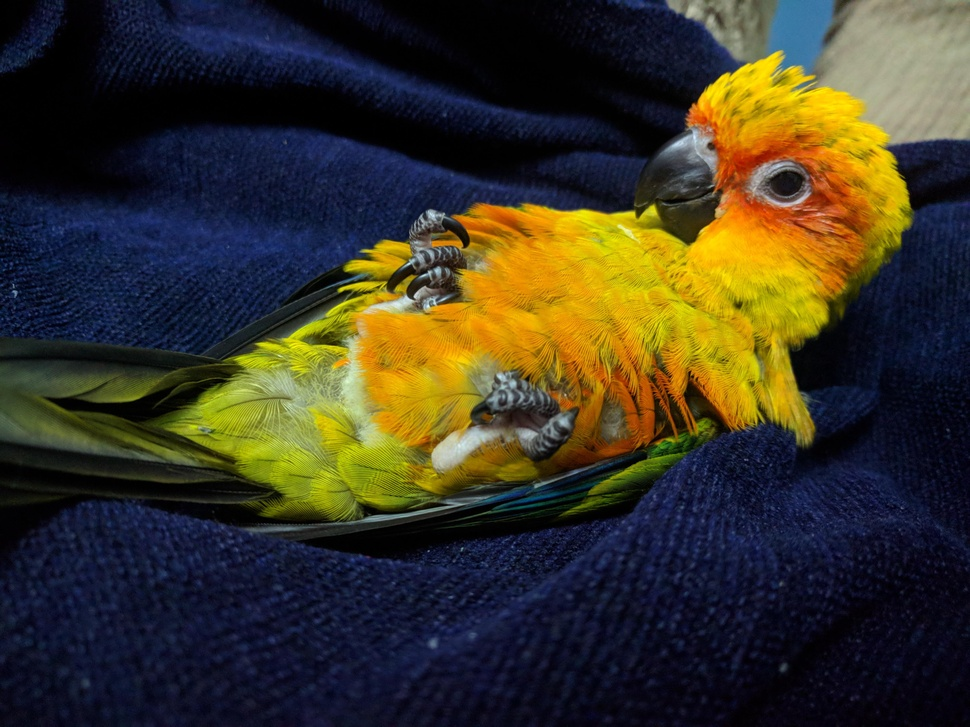
%> input picture Statistical Method/Pictures/1.jpg, 970 x 727 px, shrunk from 4032 x 3024 before the run
$ octave IMG1.m   (GNU Octave 9; MATLAB toolbox functions it lacks are replaced by stand-ins)
%> lines starting %> are read from the running program, lines starting %| are printed output that depends on the picture
 a=imread('Pictures/1.jpg')
%> a is the input picture: size 727x970x3 uint8; mean R, G, B 58.3, 53.5, 38.3
[n1  n2  n3] = size(a)
%> n1 = 727; n2 = 970; n3 = 3
n1*n2*n3
%> ans = 2115570
tic
meanr=mean(mean(a(:,:,1)));
%> meanr = 58.29
meang=mean(mean(a(:,:,2)));
%> meang = 53.45
meanb=mean(mean(a(:,:,3)));
%> meanb = 38.33
stdr=std(std(double(a(:,:,1))));
%> stdr = 26.36
stdg=std(std(double(a(:,:,2))));
%> stdg = 17.35
stdb=std(std(double(a(:,:,3))));
%> stdb = 7.73
toc
features(1,1)=meanr;
features(2,1)=meang;
features(3,1)=meanb;
features(4,1)=stdr;
features(5,1)=stdg;
features(6,1)=stdb;
features
%> features = [58.29; 53.45; 38.33; 26.36; 17.35; 7.73]

subplot(2,2,1)
imshow(a)
title 'colorimage'
subplot(2,2,2)
imhist(a(:,:,1))
title 'red histogram'
subplot(2,2,3)
imhist(a(:,:,2))
title 'green histogram'
subplot(2,2,4)
imhist(a(:,:,3))
title 'blue histogram'
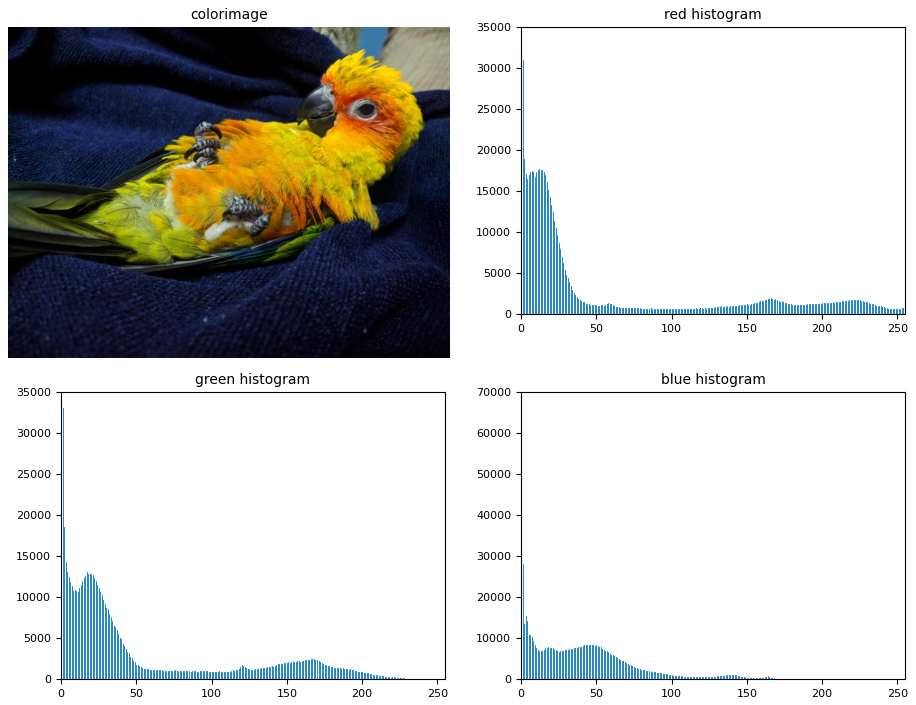
%> figure redrawn from the program's plot data, 4 panels

$ run again, with Statistical Method/Pictures/10.jpg copied over Statistical Method/Pictures/1.jpg
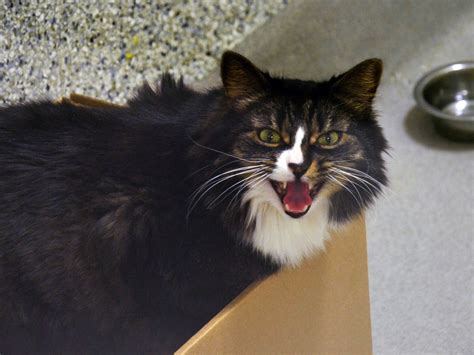
%> input picture Statistical Method/Pictures/10.jpg, 474 x 355 px
%> a is the input picture: size 355x474x3 uint8; mean R, G, B 99.9, 93.6, 88.2
%> meanr = 99.86
%> meang = 93.61
%> meanb = 88.18
%> stdr = 8.07
%> stdg = 7.65
%> stdb = 7.62
%> features = [99.86; 93.61; 88.18; 8.07; 7.65; 7.62]
%> `title 'blue histogram'`:
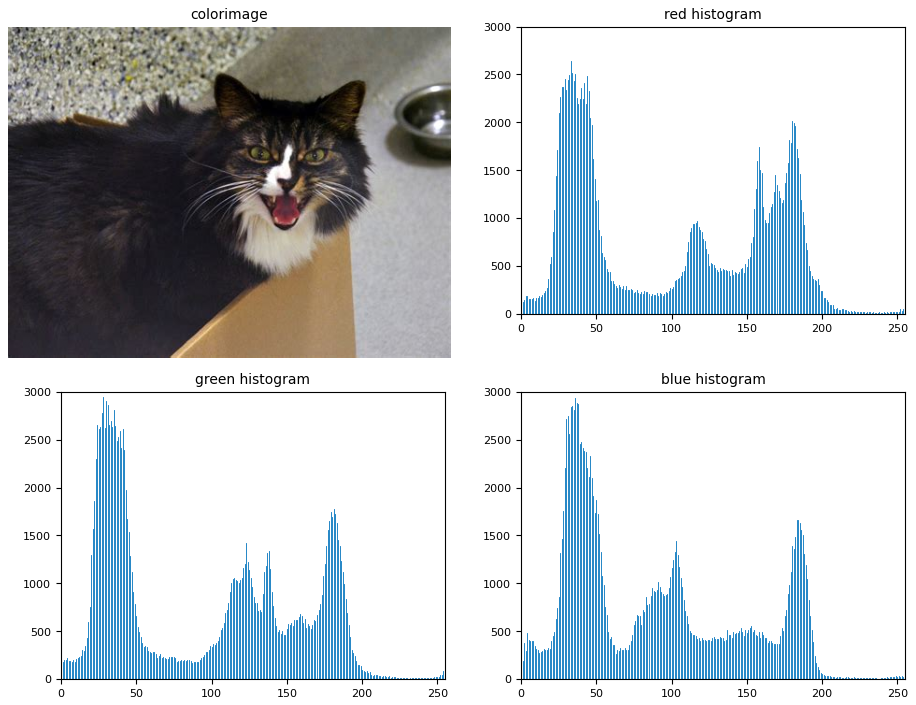
%> figure redrawn from the program's plot data, 4 panels

$ run again, with Statistical Method/Pictures/2.jpg copied over Statistical Method/Pictures/1.jpg
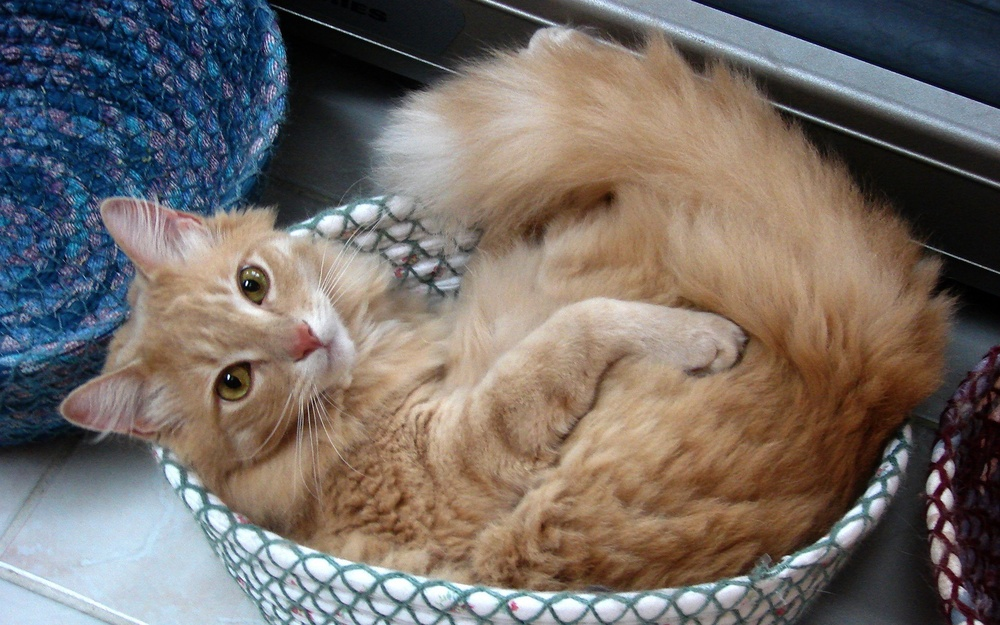
%> input picture Statistical Method/Pictures/2.jpg, 1000 x 625 px, shrunk from 1920 x 1200 before the run
%> a is the input picture: size 625x1000x3 uint8; mean R, G, B 116.3, 108.2, 103.2
%> meanr = 116.3
%> meang = 108.2
%> meanb = 103.2
%> stdr = 13.38
%> stdg = 10.78
%> stdb = 8.69
%> features = [116.3; 108.2; 103.2; 13.38; 10.78; 8.69]
%> `title 'blue histogram'`:
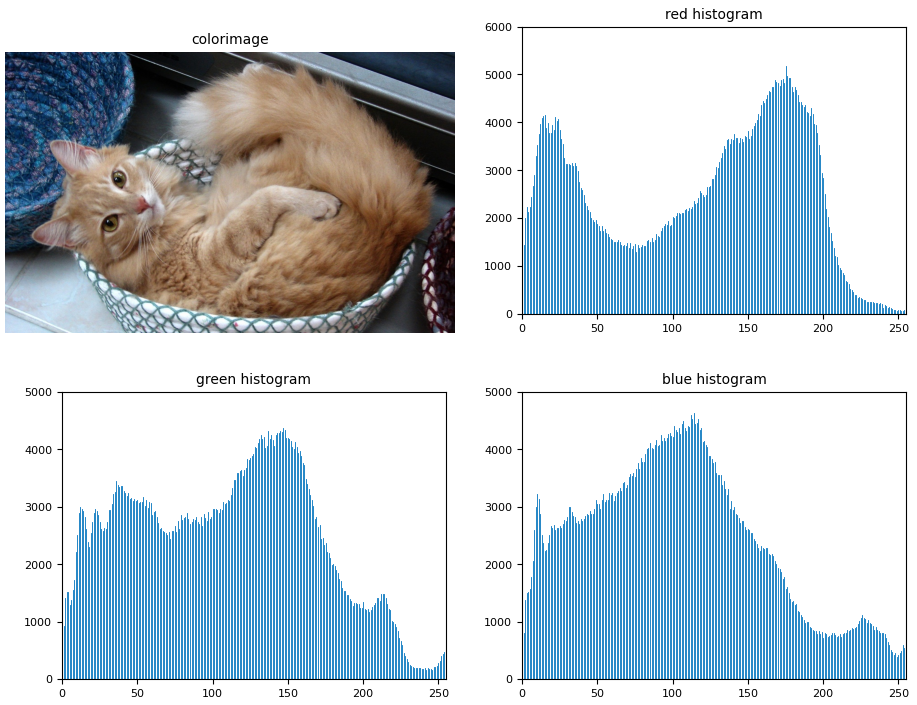
%> figure redrawn from the program's plot data, 4 panels

$ run again, with Statistical Method/Pictures/3.jpg copied over Statistical Method/Pictures/1.jpg
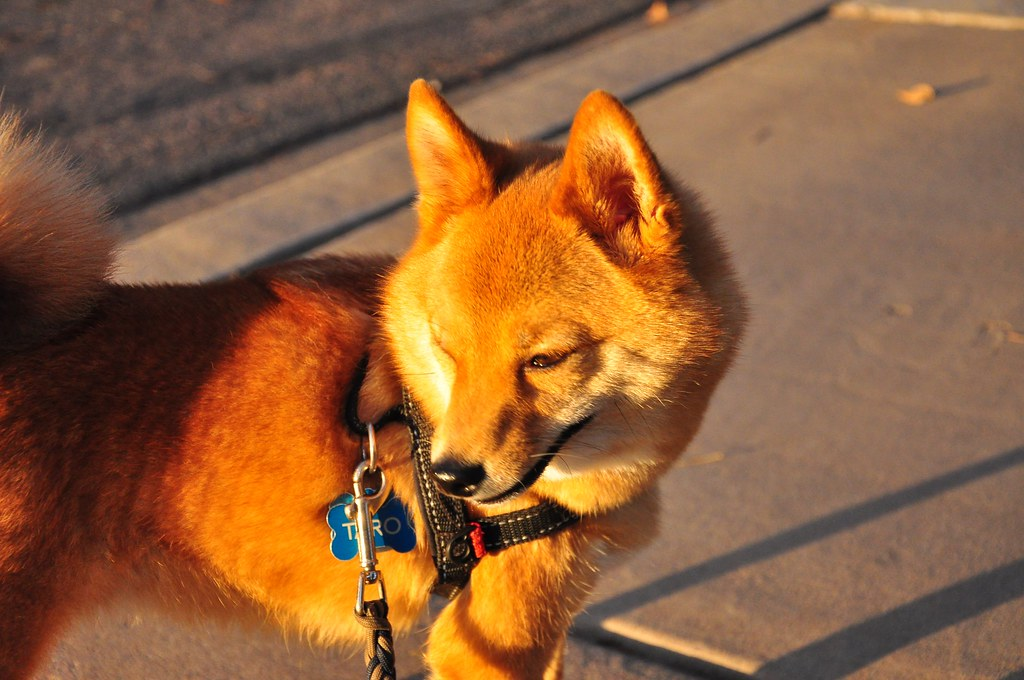
%> input picture Statistical Method/Pictures/3.jpg, 1024 x 680 px
%> a is the input picture: size 680x1024x3 uint8; mean R, G, B 142.4, 95.9, 60
%> meanr = 142.4
%> meang = 95.89
%> meanb = 59.97
%> stdr = 19.59
%> stdg = 14.19
%> stdb = 11.55
%> features = [142.4; 95.89; 59.97; 19.59; 14.19; 11.55]
%> `title 'blue histogram'`:
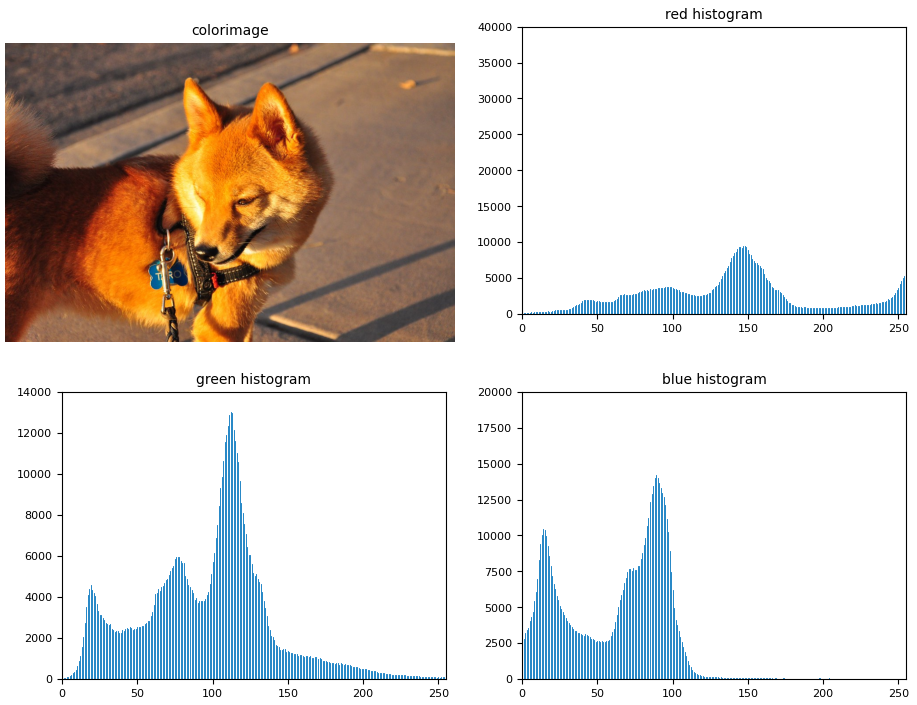
%> figure redrawn from the program's plot data, 4 panels
